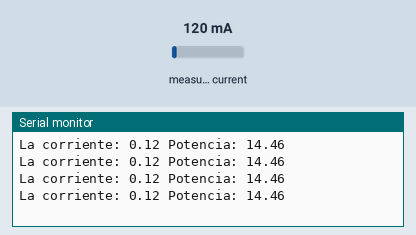
The sketch below on a simulated Arduino Uno, built with avr-gcc and run on an emulated ATmega328P. On the bench: the last lines printed to the serial monitor. The inputs (shaded band) are chosen by the test bench; at power-on: measured current 120 mA.

Above: at 1.2 s.
1.3 s: measured current set to 40 mA
At 1.77 s:
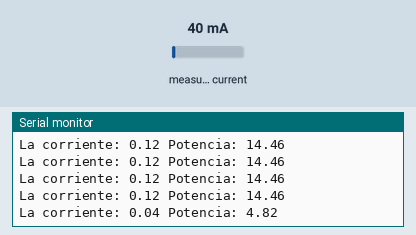
2.8 s: measured current set to 500 mA
At 2.89 s:
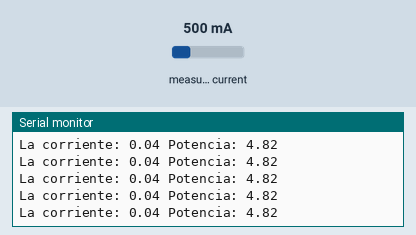
Timing chart, 0 to 5.8 s (numbered marks = the images above; inputs shaded):
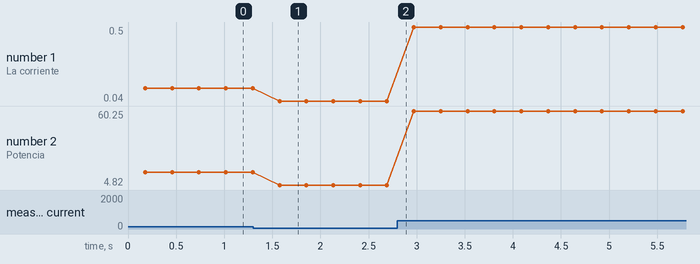

The sketch:

MedidorCorriente.ino
```cpp
//Descargar librerias
//https://github.com/openenergymonitor/EmonLib

#include "EmonLib.h"//Librerias de Emom
EnergyMonitor SensorEmon;//                   // Create an instance

void setup()
{
  Serial.begin(9600);
  SensorEmon.current(1, 60.1); //Pin de entrada, valor de calibracion
}

void loop()
{
  double Coriente = SensorEmon.calcIrms(1480);  // Calcular la Corriete
  Serial.print("La corriente: ");
  Serial.print(Coriente);//Imprimir corriente
  Serial.print(" Potencia: ");
  Serial.println(Coriente * 120.5);//Potencia
  delay(100);
}
```

Measured:
- after the input at 1.3 s, the serial monitor: prints a new line after 0.28 s (image 1)
- plotted number 1: 0.12 → 0.04 after the input at 1.3 s, 0.04 → 0.5 after the input at 2.8 s
- plotted number 2: 14.46 → 4.82 after the input at 1.3 s, 4.82 → 60.25 after the input at 2.8 s
